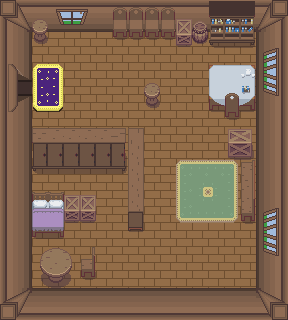

Tiled map render using the project's own tile images. Description and the map definition, with tile-layer contents summarised, below:
An orthogonal 18x20 tile map with 16x16 px tiles, 4 tile layers (Base, Objects 1, Objects 2, AbovePlayer), 2 tilesets.

<map version="1.0" tiledversion="1.0.2" orientation="orthogonal" renderorder="left-down" width="18" height="20" tilewidth="16" tileheight="16" nextobjectid="1">
 <tileset firstgid="1" source="../../Tileset/Inside.tsx" />
 <tileset firstgid="651" source="../../Tileset/Overworld.tsx" />
 <layer name="Base" width="18" height="20">
  <data>[360 cells, 360 non-empty, 7 distinct tile ids]</data>
 </layer>
 <layer name="Objects 1" width="18" height="20">
  <data>[360 cells, 109 non-empty, 79 distinct tile ids]</data>
 </layer>
 <layer name="Objects 2" width="18" height="20">
  <data>[360 cells, 21 non-empty, 17 distinct tile ids]</data>
 </layer>
 <layer name="AbovePlayer" width="18" height="20">
  <properties>
   <property name="unity:sortingLayerName" value="AbovePlayer" />
  </properties>
  <data>[360 cells, 14 non-empty, 11 distinct tile ids]</data>
 </layer>
</map>
